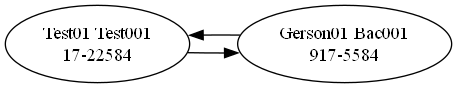

Generate this figure with Python:
from graphviz import Digraph

class Nodo:
    def __init__(self, nombre, apellido, carnet):
        self.nombre = nombre
        self.apellido = apellido
        self.carnet = carnet
        self.siguiente = None
        self.anterior = None

    def __str__(self):
        return f"{self.nombre} {self.apellido}\n{self.carnet}"


class ListaDoblementeEnlazada:
    def __init__(self):
        self.cabeza = None

    # Insertar al principio
    def insertar_al_principio(self, nombre, apellido, carnet):
        nuevo = Nodo(nombre, apellido, carnet)

        if self.cabeza is not None:
            self.cabeza.anterior = nuevo
            nuevo.siguiente = self.cabeza

        self.cabeza = nuevo
        self.generar_grafica()

    # Insertar al final
    def insertar_al_final(self, nombre, apellido, carnet):
        nuevo = Nodo(nombre, apellido, carnet)

        if self.cabeza is None:
            self.cabeza = nuevo
        else:
            actual = self.cabeza
            while actual.siguiente:
                actual = actual.siguiente

            actual.siguiente = nuevo
            nuevo.anterior = actual

        self.generar_grafica()

    # Eliminar por carnet
    def eliminar_por_valor(self, carnet):
        actual = self.cabeza

        while actual:
            if actual.carnet == carnet:
                # Si es el primero
                if actual.anterior is None:
                    self.cabeza = actual.siguiente
                    if self.cabeza:
                        self.cabeza.anterior = None
                else:
                    actual.anterior.siguiente = actual.siguiente
                    if actual.siguiente:
                        actual.siguiente.anterior = actual.anterior

                print("Nodo eliminado correctamente.")
                self.generar_grafica()
                return

            actual = actual.siguiente

        print("No se encontró el carnet.")

    # Mostrar lista
    def mostrar_lista(self):
        actual = self.cabeza
        resultado = "None <- "

        while actual:
            resultado += f"[{actual.nombre} {actual.apellido} - {actual.carnet}] <-> "
            actual = actual.siguiente

        resultado += "None"
        print(resultado)

    # Crear gráfica con Graphviz
    def generar_grafica(self):
        dot = Digraph(format="png")
        dot.attr(rankdir="LR")

        actual = self.cabeza
        i = 0
        anterior_id = None

        while actual:
            node_id = f"N{i}"
            dot.node(node_id, str(actual))

            if anterior_id:
                dot.edge(anterior_id, node_id)
                dot.edge(node_id, anterior_id)

            anterior_id = node_id
            actual = actual.siguiente
            i += 1

        dot.render("lista_doble", view=False)
        print("Imagen actualizada: lista_doble.png")


# ==============================
#        INTERFAZ


def menu():
    lista = ListaDoblementeEnlazada()

    while True:
        print("\n===== MENÚ =====")
        print("1. Insertar al principio")
        print("2. Insertar al final")
        print("3. Eliminar por carnet")
        print("4. Mostrar lista")
        print("5. Salir")

        opcion = input("Seleccione una opción: ")

        if opcion == "1":
            nombre = input("Nombre: ")
            apellido = input("Apellido: ")
            carnet = input("Carnet: ")
            lista.insertar_al_principio(nombre, apellido, carnet)

        elif opcion == "2":
            nombre = input("Nombre: ")
            apellido = input("Apellido: ")
            carnet = input("Carnet: ")
            lista.insertar_al_final(nombre, apellido, carnet)

        elif opcion == "3":
            carnet = input("Carnet a eliminar: ")
            lista.eliminar_por_valor(carnet)

        elif opcion == "4":
            lista.mostrar_lista()

        elif opcion == "5":
            print("Saliendo...")
            break

        else:
            print("Opción inválida.")


if __name__ == "__main__":
    menu()




    
